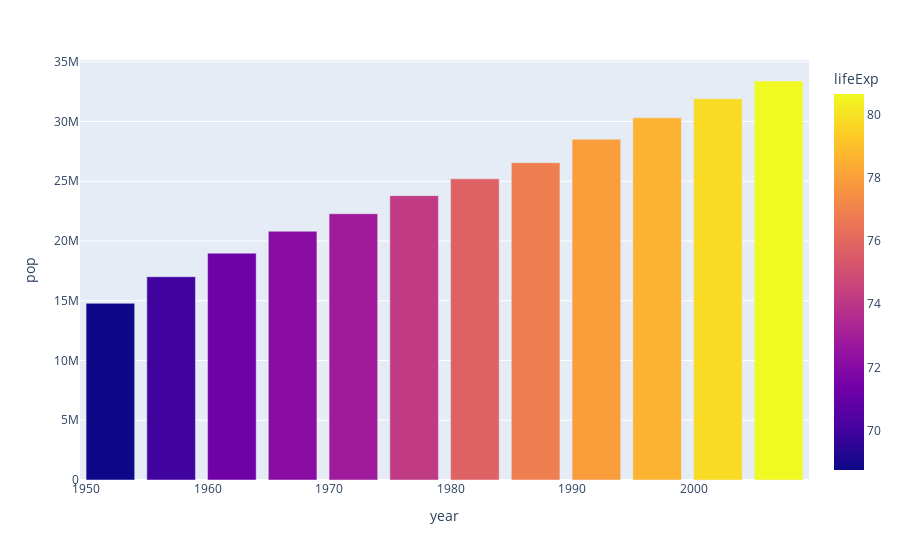

This figure's notebook cell:
### Code cell
fig = px.bar(data_canada, x = 'year', y = 'pop', color = 'lifeExp')
fig.show()

### Figure 1 — Plotly figure (JSON) as saved in the notebook; plotly's stock layout.template omitted (floating-point values rounded to 4 significant figures)
{"data": [{"alignmentgroup": "True", "hoverlabel": {"namelength": 0}, "hovertemplate": "year=%{x}<br>pop=%{y}<br>lifeExp=%{marker.color}", "legendgroup": "", "marker": {"color": [68.75, 69.96, 71.3, 72.13, 72.88, 74.21, 75.76, 76.86, 77.95, 78.61, 79.77, 80.65], "coloraxis": "coloraxis"}, "name": "", "offsetgroup": "", "orientation": "v", "showlegend": false, "textposition": "auto", "type": "bar", "x": [1952, 1957, 1962, 1967, 1972, 1977, 1982, 1987, 1992, 1997, 2002, 2007], "xaxis": "x", "y": [14785584, 17010154, 18985849, 20819767, 22284500, 23796400, 25201900, 26549700, 28523502, 30305843, 31902268, 33390141], "yaxis": "y"}], "layout": {"barmode": "relative", "coloraxis": {"colorbar": {"title": {"text": "lifeExp"}}, "colorscale": [[0, "#0d0887"], [0.1111, "#46039f"], [0.2222, "#7201a8"], [0.3333, "#9c179e"], [0.4444, "#bd3786"], [0.5556, "#d8576b"], [0.6667, "#ed7953"], [0.7778, "#fb9f3a"], [0.8889, "#fdca26"], [1, "#f0f921"]]}, "legend": {"tracegroupgap": 0}, "margin": {"t": 60}, "xaxis": {"anchor": "y", "domain": [0, 1], "title": {"text": "year"}}, "yaxis": {"anchor": "x", "domain": [0, 1], "title": {"text": "pop"}}}}
